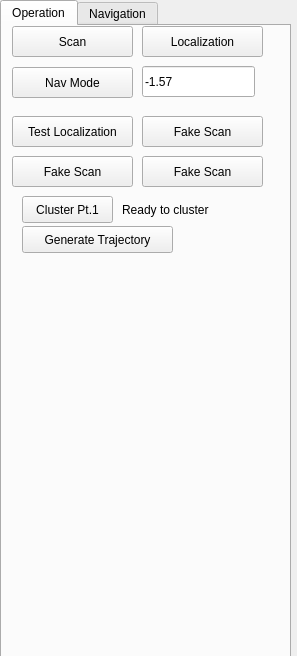
<?xml version="1.0" encoding="UTF-8"?>
<ui version="4.0">
 <class>Control_Form</class>
 <widget class="QWidget" name="Control_Form">
  <property name="geometry">
   <rect>
    <x>0</x>
    <y>0</y>
    <width>297</width>
    <height>656</height>
   </rect>
  </property>
  <property name="windowTitle">
   <string>Form</string>
  </property>
  <widget class="QTabWidget" name="tabWidget">
   <property name="geometry">
    <rect>
     <x>0</x>
     <y>0</y>
     <width>291</width>
     <height>661</height>
    </rect>
   </property>
   <property name="currentIndex">
    <number>0</number>
   </property>
   <property name="movable">
    <bool>false</bool>
   </property>
   <widget class="QWidget" name="tab">
    <attribute name="title">
     <string>Operation</string>
    </attribute>
    <widget class="QPushButton" name="scan_button_3">
     <property name="geometry">
      <rect>
       <x>10</x>
       <y>130</y>
       <width>121</width>
       <height>31</height>
      </rect>
     </property>
     <property name="text">
      <string>Fake Scan</string>
     </property>
    </widget>
    <widget class="QLineEdit" name="pos_box">
     <property name="geometry">
      <rect>
       <x>140</x>
       <y>40</y>
       <width>113</width>
       <height>31</height>
      </rect>
     </property>
     <property name="text">
      <string>-1.57</string>
     </property>
    </widget>
    <widget class="QPushButton" name="nav_mode_button">
     <property name="geometry">
      <rect>
       <x>10</x>
       <y>41</y>
       <width>121</width>
       <height>31</height>
      </rect>
     </property>
     <property name="text">
      <string>Nav Mode</string>
     </property>
    </widget>
    <widget class="QPushButton" name="scan_button_2">
     <property name="geometry">
      <rect>
       <x>140</x>
       <y>90</y>
       <width>121</width>
       <height>31</height>
      </rect>
     </property>
     <property name="text">
      <string>Fake Scan</string>
     </property>
    </widget>
    <widget class="QPushButton" name="scan_button_4">
     <property name="geometry">
      <rect>
       <x>140</x>
       <y>130</y>
       <width>121</width>
       <height>31</height>
      </rect>
     </property>
     <property name="text">
      <string>Fake Scan</string>
     </property>
    </widget>
    <widget class="QPushButton" name="scan_button">
     <property name="geometry">
      <rect>
       <x>10</x>
       <y>0</y>
       <width>121</width>
       <height>31</height>
      </rect>
     </property>
     <property name="text">
      <string>Scan</string>
     </property>
    </widget>
    <widget class="QPushButton" name="localization_button">
     <property name="geometry">
      <rect>
       <x>140</x>
       <y>0</y>
       <width>121</width>
       <height>31</height>
      </rect>
     </property>
     <property name="text">
      <string>Localization</string>
     </property>
    </widget>
    <widget class="QPushButton" name="localization_button_2">
     <property name="geometry">
      <rect>
       <x>10</x>
       <y>90</y>
       <width>121</width>
       <height>31</height>
      </rect>
     </property>
     <property name="text">
      <string>Test Localization</string>
     </property>
    </widget>
    <widget class="QPushButton" name="cluster1">
     <property name="geometry">
      <rect>
       <x>20</x>
       <y>170</y>
       <width>91</width>
       <height>27</height>
      </rect>
     </property>
     <property name="text">
      <string>Cluster Pt.1</string>
     </property>
    </widget>
    <widget class="QPushButton" name="gen_trajectory">
     <property name="geometry">
      <rect>
       <x>20</x>
       <y>200</y>
       <width>151</width>
       <height>27</height>
      </rect>
     </property>
     <property name="text">
      <string>Generate Trajectory</string>
     </property>
    </widget>
    <widget class="QLabel" name="marker_info">
     <property name="geometry">
      <rect>
       <x>120</x>
       <y>175</y>
       <width>151</width>
       <height>17</height>
      </rect>
     </property>
     <property name="text">
      <string>Ready to cluster</string>
     </property>
    </widget>
   </widget>
   <widget class="QWidget" name="tab_2">
    <attribute name="title">
     <string>Navigation</string>
    </attribute>
    <widget class="QPushButton" name="armDown">
     <property name="geometry">
      <rect>
       <x>100</x>
       <y>330</y>
       <width>71</width>
       <height>71</height>
      </rect>
     </property>
     <property name="mouseTracking">
      <bool>false</bool>
     </property>
     <property name="text">
      <string/>
     </property>
     <property name="icon">
      <iconset resource="../include/ui_resource.qrc">
       <normaloff>:/newPrefix/aiga-down-arrow-bg.svg</normaloff>:/newPrefix/aiga-down-arrow-bg.svg</iconset>
     </property>
     <property name="iconSize">
      <size>
       <width>60</width>
       <height>60</height>
      </size>
     </property>
    </widget>
    <widget class="QPushButton" name="roll_pos">
     <property name="geometry">
      <rect>
       <x>180</x>
       <y>420</y>
       <width>71</width>
       <height>31</height>
      </rect>
     </property>
     <property name="font">
      <font>
       <pointsize>24</pointsize>
      </font>
     </property>
     <property name="text">
      <string>+</string>
     </property>
    </widget>
    <widget class="QPushButton" name="armUp">
     <property name="geometry">
      <rect>
       <x>100</x>
       <y>250</y>
       <width>71</width>
       <height>71</height>
      </rect>
     </property>
     <property name="mouseTracking">
      <bool>false</bool>
     </property>
     <property name="text">
      <string/>
     </property>
     <property name="icon">
      <iconset resource="../include/ui_resource.qrc">
       <normaloff>:/newPrefix/aiga-up-arrow-bg.svg</normaloff>:/newPrefix/aiga-up-arrow-bg.svg</iconset>
     </property>
     <property name="iconSize">
      <size>
       <width>60</width>
       <height>60</height>
      </size>
     </property>
    </widget>
    <widget class="QLabel" name="label_4">
     <property name="geometry">
      <rect>
       <x>120</x>
       <y>454</y>
       <width>41</width>
       <height>21</height>
      </rect>
     </property>
     <property name="layoutDirection">
      <enum>Qt::LeftToRight</enum>
     </property>
     <property name="text">
      <string>Yaw</string>
     </property>
    </widget>
    <widget class="QFrame" name="frame_2">
     <property name="geometry">
      <rect>
       <x>10</x>
       <y>240</y>
       <width>251</width>
       <height>171</height>
      </rect>
     </property>
     <property name="frameShape">
      <enum>QFrame::StyledPanel</enum>
     </property>
     <property name="frameShadow">
      <enum>QFrame::Raised</enum>
     </property>
    </widget>
    <widget class="QPushButton" name="yaw_neg">
     <property name="geometry">
      <rect>
       <x>100</x>
       <y>476</y>
       <width>71</width>
       <height>31</height>
      </rect>
     </property>
     <property name="font">
      <font>
       <pointsize>24</pointsize>
      </font>
     </property>
     <property name="text">
      <string>-</string>
     </property>
    </widget>
    <widget class="QLabel" name="label">
     <property name="geometry">
      <rect>
       <x>10</x>
       <y>20</y>
       <width>181</width>
       <height>17</height>
      </rect>
     </property>
     <property name="text">
      <string>Manual Base Control</string>
     </property>
    </widget>
    <widget class="QLabel" name="label_5">
     <property name="geometry">
      <rect>
       <x>200</x>
       <y>454</y>
       <width>41</width>
       <height>21</height>
      </rect>
     </property>
     <property name="layoutDirection">
      <enum>Qt::LeftToRight</enum>
     </property>
     <property name="text">
      <string>Roll</string>
     </property>
    </widget>
    <widget class="QPushButton" name="yaw_pos">
     <property name="geometry">
      <rect>
       <x>100</x>
       <y>420</y>
       <width>71</width>
       <height>31</height>
      </rect>
     </property>
     <property name="font">
      <font>
       <pointsize>24</pointsize>
      </font>
     </property>
     <property name="text">
      <string>+</string>
     </property>
    </widget>
    <widget class="QPushButton" name="armLeft">
     <property name="geometry">
      <rect>
       <x>20</x>
       <y>250</y>
       <width>71</width>
       <height>71</height>
      </rect>
     </property>
     <property name="mouseTracking">
      <bool>false</bool>
     </property>
     <property name="text">
      <string/>
     </property>
     <property name="icon">
      <iconset resource="../include/ui_resource.qrc">
       <normaloff>:/newPrefix/aiga-left-arrow-bg.svg</normaloff>:/newPrefix/aiga-left-arrow-bg.svg</iconset>
     </property>
     <property name="iconSize">
      <size>
       <width>60</width>
       <height>60</height>
      </size>
     </property>
    </widget>
    <widget class="QPushButton" name="turnLeft">
     <property name="geometry">
      <rect>
       <x>20</x>
       <y>90</y>
       <width>71</width>
       <height>71</height>
      </rect>
     </property>
     <property name="mouseTracking">
      <bool>false</bool>
     </property>
     <property name="text">
      <string/>
     </property>
     <property name="icon">
      <iconset resource="../include/ui_resource.qrc">
       <normaloff>:/newPrefix/Rotate-Arrow-Bottom-to-Left.svg</normaloff>:/newPrefix/Rotate-Arrow-Bottom-to-Left.svg</iconset>
     </property>
     <property name="iconSize">
      <size>
       <width>60</width>
       <height>60</height>
      </size>
     </property>
    </widget>
    <widget class="QPushButton" name="roll_neg">
     <property name="geometry">
      <rect>
       <x>180</x>
       <y>476</y>
       <width>71</width>
       <height>31</height>
      </rect>
     </property>
     <property name="font">
      <font>
       <pointsize>24</pointsize>
      </font>
     </property>
     <property name="text">
      <string>-</string>
     </property>
    </widget>
    <widget class="QLabel" name="label_2">
     <property name="geometry">
      <rect>
       <x>10</x>
       <y>216</y>
       <width>181</width>
       <height>21</height>
      </rect>
     </property>
     <property name="text">
      <string>Manual Arm Control</string>
     </property>
    </widget>
    <widget class="QPushButton" name="armRev">
     <property name="geometry">
      <rect>
       <x>20</x>
       <y>330</y>
       <width>71</width>
       <height>71</height>
      </rect>
     </property>
     <property name="mouseTracking">
      <bool>false</bool>
     </property>
     <property name="text">
      <string/>
     </property>
     <property name="icon">
      <iconset resource="../include/ui_resource.qrc">
       <normaloff>:/newPrefix/aiga-left-and-down-arrow.svg</normaloff>:/newPrefix/aiga-left-and-down-arrow.svg</iconset>
     </property>
     <property name="iconSize">
      <size>
       <width>60</width>
       <height>60</height>
      </size>
     </property>
    </widget>
    <widget class="QPushButton" name="revButton">
     <property name="geometry">
      <rect>
       <x>100</x>
       <y>130</y>
       <width>71</width>
       <height>71</height>
      </rect>
     </property>
     <property name="mouseTracking">
      <bool>false</bool>
     </property>
     <property name="text">
      <string/>
     </property>
     <property name="icon">
      <iconset resource="../include/ui_resource.qrc">
       <normaloff>:/newPrefix/aiga-down-arrow-bg.svg</normaloff>:/newPrefix/aiga-down-arrow-bg.svg</iconset>
     </property>
     <property name="iconSize">
      <size>
       <width>60</width>
       <height>60</height>
      </size>
     </property>
    </widget>
    <widget class="QPushButton" name="pitch_pos">
     <property name="geometry">
      <rect>
       <x>20</x>
       <y>420</y>
       <width>71</width>
       <height>31</height>
      </rect>
     </property>
     <property name="font">
      <font>
       <pointsize>24</pointsize>
      </font>
     </property>
     <property name="text">
      <string>+</string>
     </property>
    </widget>
    <widget class="QLabel" name="label_3">
     <property name="geometry">
      <rect>
       <x>40</x>
       <y>454</y>
       <width>41</width>
       <height>21</height>
      </rect>
     </property>
     <property name="layoutDirection">
      <enum>Qt::LeftToRight</enum>
     </property>
     <property name="text">
      <string>Pitch</string>
     </property>
    </widget>
    <widget class="QPushButton" name="armRight">
     <property name="geometry">
      <rect>
       <x>180</x>
       <y>330</y>
       <width>71</width>
       <height>71</height>
      </rect>
     </property>
     <property name="mouseTracking">
      <bool>false</bool>
     </property>
     <property name="text">
      <string/>
     </property>
     <property name="icon">
      <iconset resource="../include/ui_resource.qrc">
       <normaloff>:/newPrefix/aiga-right-arrow-bg.svg</normaloff>:/newPrefix/aiga-right-arrow-bg.svg</iconset>
     </property>
     <property name="iconSize">
      <size>
       <width>60</width>
       <height>60</height>
      </size>
     </property>
    </widget>
    <widget class="QPushButton" name="pitch_neg">
     <property name="geometry">
      <rect>
       <x>20</x>
       <y>476</y>
       <width>71</width>
       <height>31</height>
      </rect>
     </property>
     <property name="font">
      <font>
       <pointsize>24</pointsize>
      </font>
     </property>
     <property name="text">
      <string>-</string>
     </property>
    </widget>
    <widget class="QFrame" name="frame">
     <property name="geometry">
      <rect>
       <x>10</x>
       <y>40</y>
       <width>251</width>
       <height>171</height>
      </rect>
     </property>
     <property name="frameShape">
      <enum>QFrame::StyledPanel</enum>
     </property>
     <property name="frameShadow">
      <enum>QFrame::Raised</enum>
     </property>
    </widget>
    <widget class="QPushButton" name="armFwd">
     <property name="geometry">
      <rect>
       <x>180</x>
       <y>250</y>
       <width>71</width>
       <height>71</height>
      </rect>
     </property>
     <property name="mouseTracking">
      <bool>false</bool>
     </property>
     <property name="text">
      <string/>
     </property>
     <property name="icon">
      <iconset resource="../include/ui_resource.qrc">
       <normaloff>:/newPrefix/aiga-forward-and-right-arow-bg.svg</normaloff>:/newPrefix/aiga-forward-and-right-arow-bg.svg</iconset>
     </property>
     <property name="iconSize">
      <size>
       <width>60</width>
       <height>60</height>
      </size>
     </property>
    </widget>
    <widget class="QPushButton" name="fwdButton">
     <property name="geometry">
      <rect>
       <x>100</x>
       <y>50</y>
       <width>71</width>
       <height>71</height>
      </rect>
     </property>
     <property name="mouseTracking">
      <bool>false</bool>
     </property>
     <property name="layoutDirection">
      <enum>Qt::LeftToRight</enum>
     </property>
     <property name="text">
      <string/>
     </property>
     <property name="icon">
      <iconset resource="../include/ui_resource.qrc">
       <normaloff>:/newPrefix/aiga-up-arrow-bg.svg</normaloff>:/newPrefix/aiga-up-arrow-bg.svg</iconset>
     </property>
     <property name="iconSize">
      <size>
       <width>60</width>
       <height>60</height>
      </size>
     </property>
    </widget>
    <widget class="QPushButton" name="turnRight">
     <property name="geometry">
      <rect>
       <x>180</x>
       <y>90</y>
       <width>71</width>
       <height>71</height>
      </rect>
     </property>
     <property name="mouseTracking">
      <bool>false</bool>
     </property>
     <property name="text">
      <string/>
     </property>
     <property name="icon">
      <iconset resource="../include/ui_resource.qrc">
       <normaloff>:/newPrefix/Rotate-Arrow-Bottom-to-Right.svg</normaloff>:/newPrefix/Rotate-Arrow-Bottom-to-Right.svg</iconset>
     </property>
     <property name="iconSize">
      <size>
       <width>60</width>
       <height>60</height>
      </size>
     </property>
    </widget>
   </widget>
  </widget>
 </widget>
 <resources>
  <include location="../include/ui_resource.qrc"/>
 </resources>
 <connections/>
</ui>
